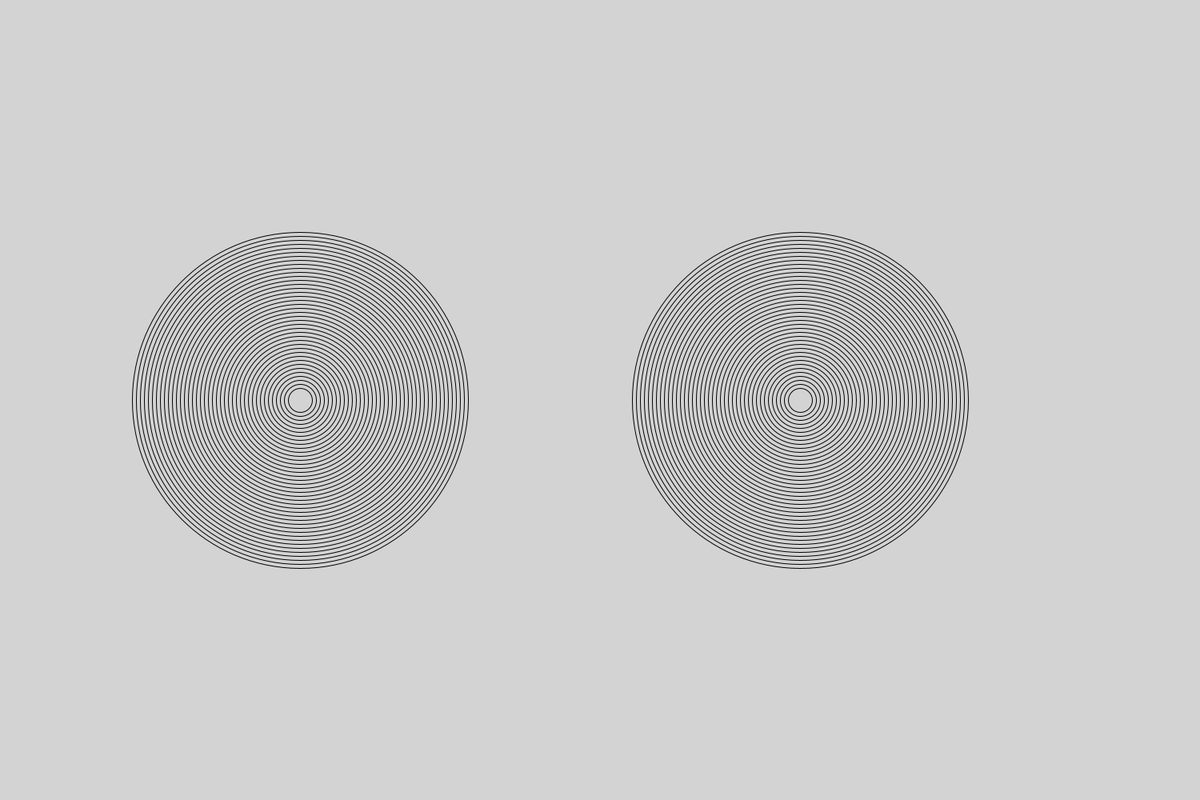
Frame 1 (no input)
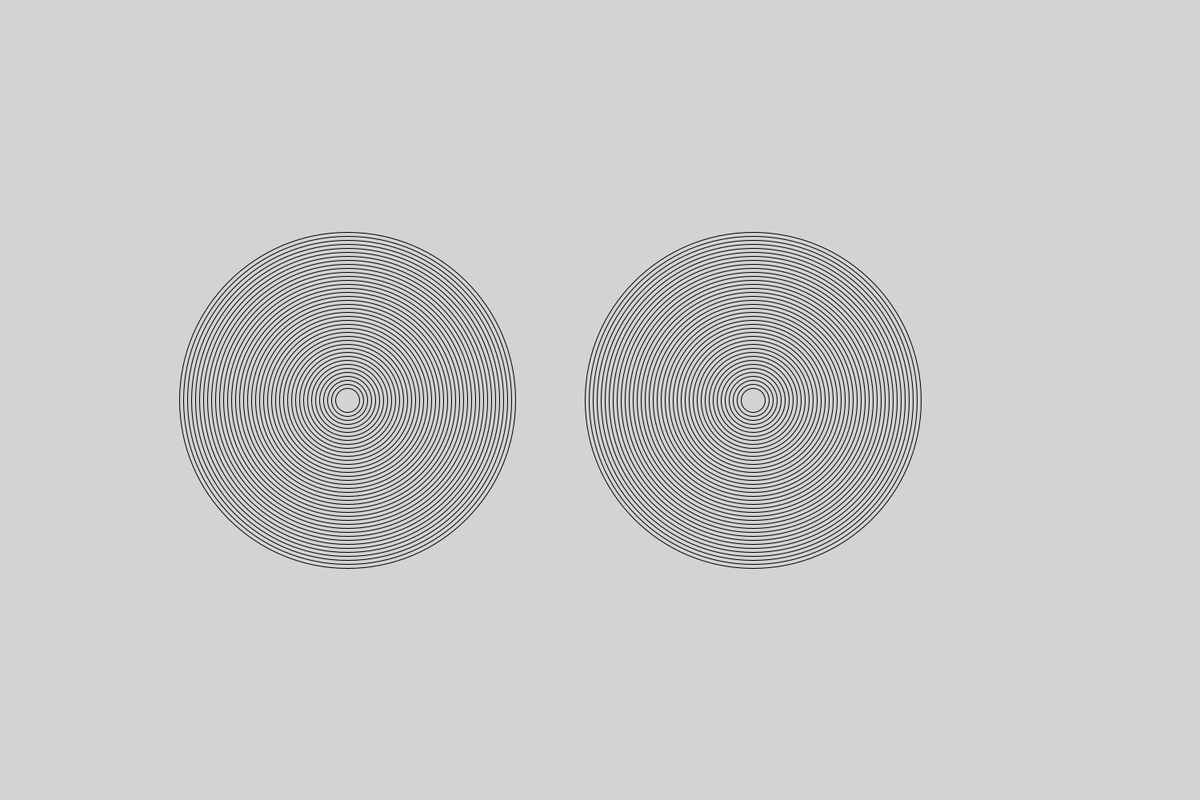
Frame 60 (the mouse pressed at the canvas centre just before this capture)
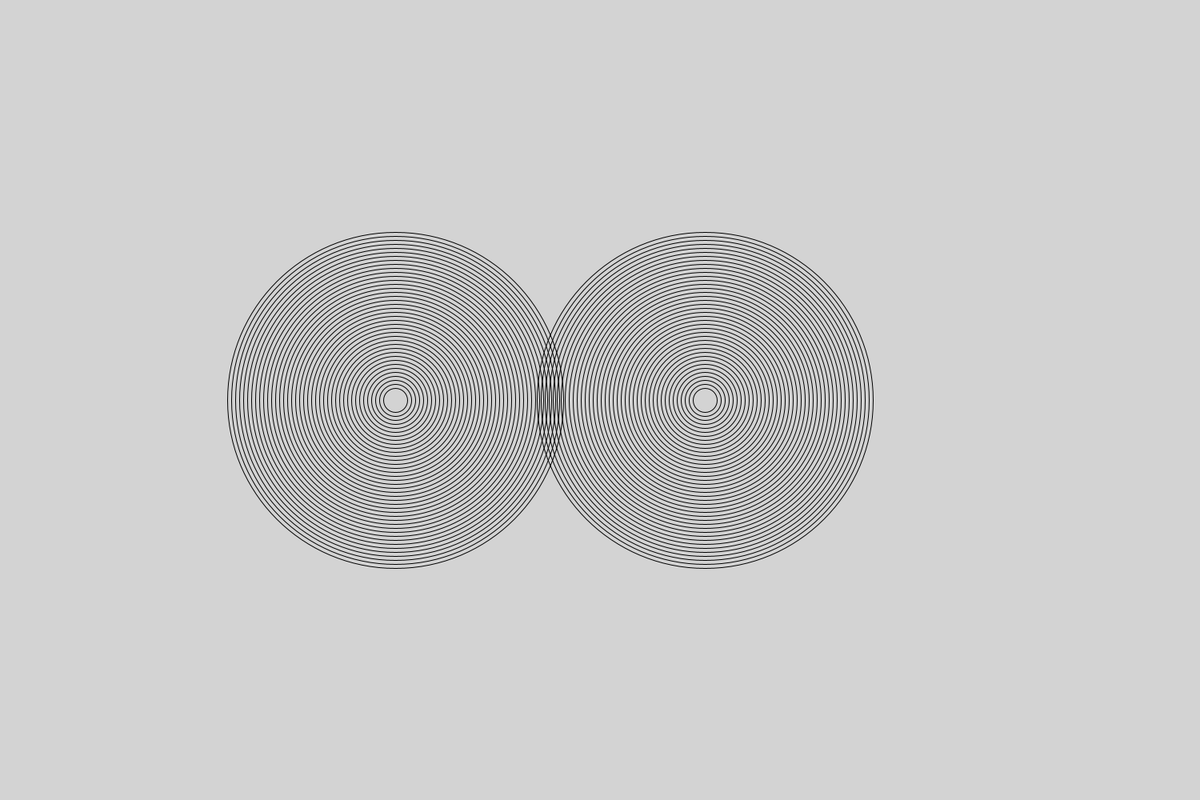
Frame 120 (the mouse held since frame 60 and released just before this capture)

The Processing sketch that drew these frames (run headless with seeded random() and noise(); from frame 60 on, the mouse is pressed at the canvas centre):

// Processing sketch: amazing_rings
// ── amazing_rings.pde
int x1 = 375;
int x2 = 1000;
void setup() {
  size(1500,1000);
 
}
  // Go to the recipe to run the demonstration before starting this program
  
  /*
  Use the code from your Bullseye program to draw the rings shown in this recipe.
  You can use the noFill() command to make your ellipses transparent.
  Make the rings move past each other.
  When the rings hit the side of the sketch, make them reverse their direction.
  */
void draw() {
  
  background(211,211,211);
  
  for (int i = 30; i < 430; i += 10) {
    
  noFill();
  ellipse(x1, 500, i, i);
  ellipse(x2,500,i, i);
  
  }
 
x1=x1+1;
x2=x2-1;
if (x1 == 1500) {
  x1 = x1-1;
}
if (x2 == 0) {
  x2 = x2 +1;
}
}
